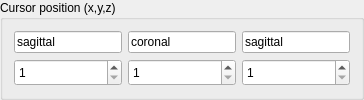
                <widget class="QGroupBox" name="groupBox_32">
                 <property name="toolTip">
                  <string>Cursor position (x, y, z) for this comparison panel.</string>
                 </property>
                 <property name="title">
                  <string>Cursor position (x,y,z)</string>
                 </property>
                 <layout class="QGridLayout" name="gridLayout_33">
                  <item row="1" column="0">
                   <widget class="QSpinBox" name="spinBox_x_data2">
                    <property name="maximumSize">
                     <size>
                      <width>16777215</width>
                      <height>30</height>
                     </size>
                    </property>
                    <property name="toolTip">
                     <string>X voxel coordinate of the cursor for this comparison panel; type a value to move the crosshair there.</string>
                    </property>
                    <property name="buttonSymbols">
                     <enum>QAbstractSpinBox::UpDownArrows</enum>
                    </property>
                    <property name="minimum">
                     <number>1</number>
                    </property>
                    <property name="maximum">
                     <number>120</number>
                    </property>
                   </widget>
                  </item>
                  <item row="1" column="1">
                   <widget class="QSpinBox" name="spinBox_y_data2">
                    <property name="maximumSize">
                     <size>
                      <width>16777215</width>
                      <height>30</height>
                     </size>
                    </property>
                    <property name="toolTip">
                     <string>Y voxel coordinate of the cursor for this comparison panel; type a value to move the crosshair there.</string>
                    </property>
                    <property name="buttonSymbols">
                     <enum>QAbstractSpinBox::UpDownArrows</enum>
                    </property>
                    <property name="minimum">
                     <number>1</number>
                    </property>
                    <property name="maximum">
                     <number>120</number>
                    </property>
                   </widget>
                  </item>
                  <item row="1" column="2">
                   <widget class="QSpinBox" name="spinBox_z_data2">
                    <property name="maximumSize">
                     <size>
                      <width>16777215</width>
                      <height>30</height>
                     </size>
                    </property>
                    <property name="toolTip">
                     <string>Z voxel coordinate of the cursor for this comparison panel; type a value to move the crosshair there.</string>
                    </property>
                    <property name="buttonSymbols">
                     <enum>QAbstractSpinBox::UpDownArrows</enum>
                    </property>
                    <property name="minimum">
                     <number>1</number>
                    </property>
                    <property name="maximum">
                     <number>60</number>
                    </property>
                   </widget>
                  </item>
                  <item row="0" column="0">
                   <widget class="QLineEdit" name="lineEdit_98">
                    <property name="text">
                     <string>sagittal</string>
                    </property>
                    <property name="readOnly">
                     <bool>true</bool>
                    </property>
                   </widget>
                  </item>
                  <item row="0" column="1">
                   <widget class="QLineEdit" name="lineEdit_99">
                    <property name="text">
                     <string>coronal</string>
                    </property>
                    <property name="readOnly">
                     <bool>true</bool>
                    </property>
                   </widget>
                  </item>
                  <item row="0" column="2">
                   <widget class="QLineEdit" name="lineEdit_100">
                    <property name="text">
                     <string>sagittal</string>
                    </property>
                    <property name="readOnly">
                     <bool>true</bool>
                    </property>
                   </widget>
                  </item>
                 </layout>
                </widget>
